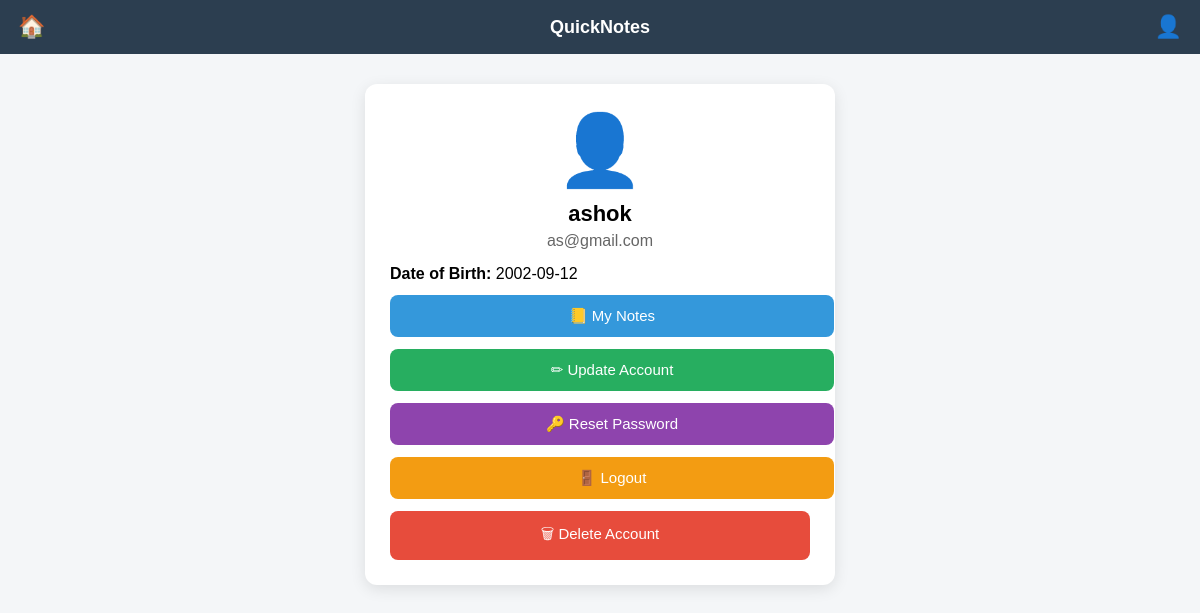
Page /profile (signed in) on the committed database.
### tables this page shows
CREATE TABLE user(
        id INTEGER PRIMARY KEY AUTOINCREMENT,
        name TEXT NOT NULL,
        email TEXT UNIQUE NOT NULL,
        password TEXT NOT NULL,
        dob TEXT,
        is_deleted INTEGER DEFAULT 0,
        delete_request_at TEXT
    );

### renderapp.py (the view)
@app.route("/profile")
@login_required
def profile():
    db = get_db()
    user = db.execute(
        "SELECT * FROM user WHERE id=?",
        (session["user_id"],)
    ).fetchone()
    db.close()
    return render_template("profile.html", user=user)

### renderapp.py (called while the page is built)
def get_db():
    conn = sqlite3.connect(DATABASE)
    conn.row_factory = sqlite3.Row
    return conn

def login_required(route_function):
    @wraps(route_function)
    def wrapper(*args, **kwargs):
        if "user_id" not in session:
            return redirect(url_for("login"))
        return route_function(*args, **kwargs)
    return wrapper

### templates/profile.html (shortened to what this page needs)
<!DOCTYPE html>
<html>
<head>
</head>
<body>
<div class="header">
<div class="home-btn" onclick="location.href='/'">
🏠
</div>
<div class="header-title">
QuickNotes
</div>
<div class="profile-icon">
👤
</div>
</div>
<div class="container">
<div class="card">
<div class="avatar">
👤
</div>
<div class="name">
{{user.name}}
</div>
<div class="email">
{{user.email}}
</div>
<div class="info">
<p><b>Date of Birth:</b> {{user.dob}}</p>
</div>
<a href="/notes" class="btn notes-btn">
📒 My Notes
</a>
<a href="/update_account" class="btn update-btn">
✏ Update Account
</a>
<a href="/forgot_password" class="btn reset-btn">
🔑 Reset Password
</a>
<a href="/logout" class="btn logout-btn">
🚪 Logout
</a>
<form
action="/delete_account"
method="POST"
onsubmit="return confirm('Are you sure you want to delete your account?')"
>
<button class="btn delete-btn" type="submit">
🗑 Delete Account
</button>
</form>
</div>
</div>
</body>
</html>

### templates/profile.html (style rules this page uses)
body { font-family:Arial; margin:0; background:#f4f6f8; }
.header { display:flex; justify-content:space-between; align-items:center; background:#2c3e50; color:white; padding:14px 18px; }
.home-btn { font-size:22px; cursor:pointer; }
.header-title { font-size:18px; font-weight:bold; }
.profile-icon { font-size:22px; }
.container { display:flex; justify-content:center; padding:30px 15px; }
.card { background:white; width:100%; max-width:420px; padding:25px; border-radius:12px; box-shadow:0 4px 15px rgba(0,0,0,0.1); text-align:center; }
.avatar { font-size:70px; margin-bottom:10px; }
.name { font-size:22px; font-weight:bold; margin-bottom:5px; }
.email { color:#666; margin-bottom:15px; }
.info { text-align:left; margin-top:10px; }
.info p { margin:8px 0; }
.btn { display:block; width:100%; padding:12px; margin-top:12px; border:none; border-radius:8px; font-size:15px; cursor:pointer; text-decoration:none; text-align:center; }
.notes-btn { background:#3498db; color:white; }
.update-btn { background:#27ae60; color:white; }
.reset-btn { background:#8e44ad; color:white; }
.logout-btn { background:#f39c12; color:white; }
.delete-btn { background:#e74c3c; color:white; }

### rows in the picture
user: name "ashok", email "as@gmail.com", dob "2002-09-12"
